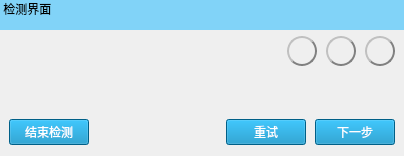
<?xml version="1.0" encoding="UTF-8"?>
<ui version="4.0">
 <class>DialogSetResult</class>
 <widget class="QDialog" name="DialogSetResult">
  <property name="geometry">
   <rect>
    <x>0</x>
    <y>0</y>
    <width>404</width>
    <height>156</height>
   </rect>
  </property>
  <property name="windowTitle">
   <string>Dialog</string>
  </property>
  <layout class="QGridLayout" name="gridLayout">
   <property name="leftMargin">
    <number>0</number>
   </property>
   <property name="topMargin">
    <number>0</number>
   </property>
   <property name="rightMargin">
    <number>0</number>
   </property>
   <property name="horizontalSpacing">
    <number>0</number>
   </property>
   <property name="verticalSpacing">
    <number>6</number>
   </property>
   <item row="0" column="0">
    <widget class="QLabel" name="label_tittle">
     <property name="minimumSize">
      <size>
       <width>60</width>
       <height>30</height>
      </size>
     </property>
     <property name="styleSheet">
      <string notr="true">background-color: rgb(129, 211, 248);
font: 75 14pt &quot;微软雅黑&quot;;</string>
     </property>
     <property name="lineWidth">
      <number>0</number>
     </property>
     <property name="text">
      <string> 检测界面</string>
     </property>
     <property name="alignment">
      <set>Qt::AlignLeading|Qt::AlignLeft|Qt::AlignTop</set>
     </property>
     <property name="indent">
      <number>-1</number>
     </property>
    </widget>
   </item>
   <item row="1" column="0">
    <layout class="QHBoxLayout" name="horizontalLayout">
     <property name="spacing">
      <number>9</number>
     </property>
     <property name="leftMargin">
      <number>9</number>
     </property>
     <property name="rightMargin">
      <number>9</number>
     </property>
     <item>
      <widget class="QLabel" name="label">
       <property name="minimumSize">
        <size>
         <width>0</width>
         <height>30</height>
        </size>
       </property>
       <property name="maximumSize">
        <size>
         <width>16777215</width>
         <height>30</height>
        </size>
       </property>
       <property name="styleSheet">
        <string notr="true">font: 12pt &quot;黑体&quot;;</string>
       </property>
       <property name="text">
        <string/>
       </property>
      </widget>
     </item>
     <item>
      <spacer name="horizontalSpacer_2">
       <property name="orientation">
        <enum>Qt::Horizontal</enum>
       </property>
       <property name="sizeHint" stdset="0">
        <size>
         <width>91</width>
         <height>20</height>
        </size>
       </property>
      </spacer>
     </item>
     <item>
      <widget class="QPushButton" name="pushButton_ok">
       <property name="minimumSize">
        <size>
         <width>30</width>
         <height>30</height>
        </size>
       </property>
       <property name="maximumSize">
        <size>
         <width>30</width>
         <height>30</height>
        </size>
       </property>
       <property name="styleSheet">
        <string notr="true">QPushButton{border:2px groove gray;border-radius:15px;padding:2px 2px;border-style: outset;}
</string>
       </property>
       <property name="text">
        <string/>
       </property>
      </widget>
     </item>
     <item>
      <widget class="QPushButton" name="pushButton_error">
       <property name="minimumSize">
        <size>
         <width>30</width>
         <height>30</height>
        </size>
       </property>
       <property name="maximumSize">
        <size>
         <width>30</width>
         <height>30</height>
        </size>
       </property>
       <property name="styleSheet">
        <string notr="true">QPushButton{border:2px groove gray;border-radius:15px;padding:2px 2px;border-style: outset;}
</string>
       </property>
       <property name="text">
        <string/>
       </property>
      </widget>
     </item>
     <item>
      <widget class="QPushButton" name="pushButton_reset">
       <property name="minimumSize">
        <size>
         <width>30</width>
         <height>30</height>
        </size>
       </property>
       <property name="maximumSize">
        <size>
         <width>30</width>
         <height>30</height>
        </size>
       </property>
       <property name="styleSheet">
        <string notr="true">QPushButton{border:2px groove gray;border-radius:15px;padding:2px 2px;border-style: outset;}
</string>
       </property>
       <property name="text">
        <string/>
       </property>
      </widget>
     </item>
    </layout>
   </item>
   <item row="2" column="0">
    <spacer name="verticalSpacer">
     <property name="orientation">
      <enum>Qt::Vertical</enum>
     </property>
     <property name="sizeHint" stdset="0">
      <size>
       <width>20</width>
       <height>40</height>
      </size>
     </property>
    </spacer>
   </item>
   <item row="3" column="0">
    <layout class="QHBoxLayout" name="horizontalLayout_2">
     <property name="spacing">
      <number>9</number>
     </property>
     <property name="leftMargin">
      <number>9</number>
     </property>
     <property name="rightMargin">
      <number>9</number>
     </property>
     <item>
      <widget class="QPushButton" name="pushButton_stop">
       <property name="styleSheet">
        <string notr="true">font: 75 12pt &quot;微软雅黑&quot;;
background-color: rgb(0, 133, 189);
color: rgb(255, 255, 255);</string>
       </property>
       <property name="text">
        <string>结束检测</string>
       </property>
      </widget>
     </item>
     <item>
      <spacer name="horizontalSpacer">
       <property name="orientation">
        <enum>Qt::Horizontal</enum>
       </property>
       <property name="sizeHint" stdset="0">
        <size>
         <width>136</width>
         <height>20</height>
        </size>
       </property>
      </spacer>
     </item>
     <item>
      <widget class="QPushButton" name="pushButton_retry">
       <property name="styleSheet">
        <string notr="true">font: 75 12pt &quot;微软雅黑&quot;;
background-color: rgb(0, 133, 189);
color: rgb(255, 255, 255);</string>
       </property>
       <property name="text">
        <string>重试</string>
       </property>
      </widget>
     </item>
     <item>
      <widget class="QPushButton" name="pushButton_next">
       <property name="styleSheet">
        <string notr="true">font: 75 12pt &quot;微软雅黑&quot;;
background-color: rgb(0, 133, 189);
color: rgb(255, 255, 255);</string>
       </property>
       <property name="text">
        <string>下一步</string>
       </property>
      </widget>
     </item>
    </layout>
   </item>
  </layout>
 </widget>
 <resources/>
 <connections/>
</ui>
